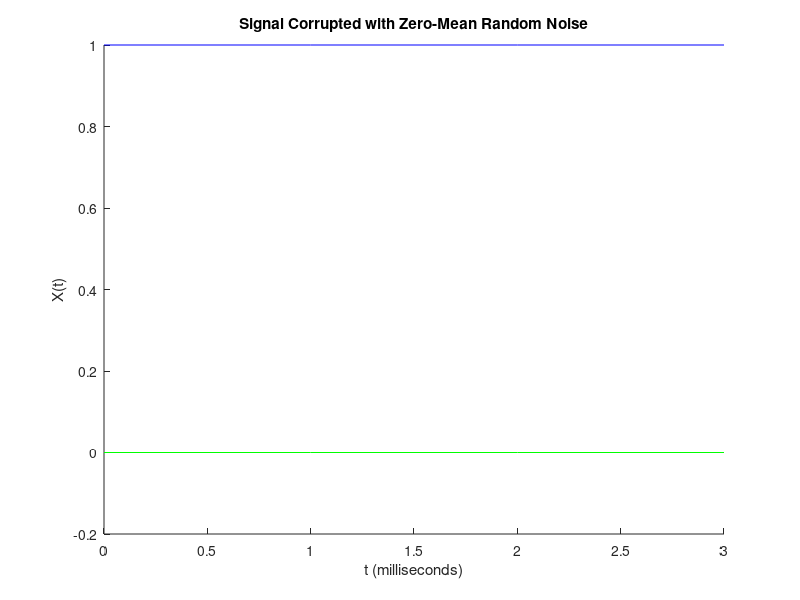
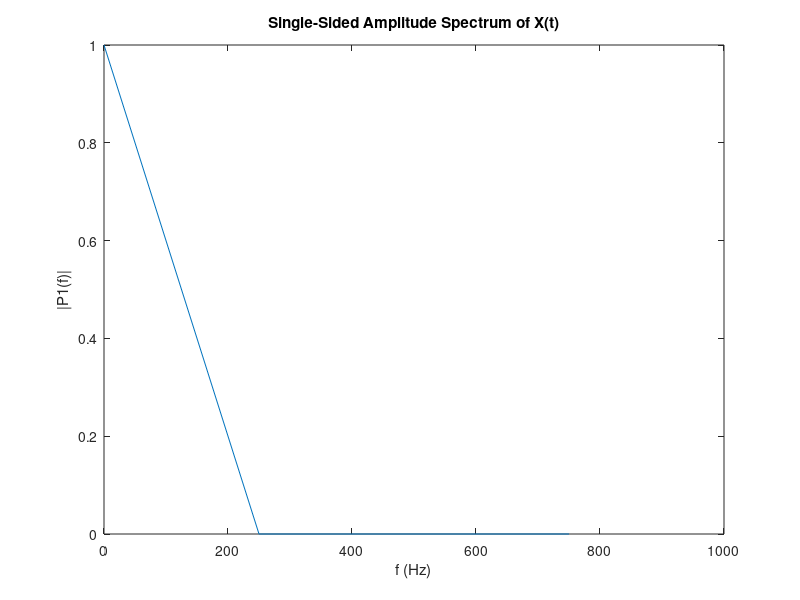

MATLAB code for these plots, in order:
Fs = 1000;            % Sampling frequency                    
T = 1/Fs;             % Sampling period       
L = 4;             % Length of signal
t = (0:L-1)*T;        % Time vector

% S = 0.7*sin(2*pi*50*t) + sin(2*pi*120*t);
S = 0*exp(1i*2*pi*50.*t )+ exp(1i*2*pi*1000.*t );
X = S + 0*randn(size(t));

figure(1)
clf
hold on
if L<50
    m = L;
else
    m = 50;
end
plot(1000*t(1:m),real(X(1:m)),'b')
plot(1000*t(1:m),imag(X(1:m)),'g')
title('Signal Corrupted with Zero-Mean Random Noise')
xlabel('t (milliseconds)')
ylabel('X(t)')

Y = fft(X);
P2 = abs(Y/L);
P1 = P2(1:L/2+1);
P1(2:end-1) = 2*P1(2:end-1);
f = Fs*(0:(L/2))/L;
fcomplex = Fs*(0:(L-1))/L;

figure(2)
plot(fcomplex,P2) 
title('Single-Sided Amplitude Spectrum of X(t)')
xlabel('f (Hz)')
ylabel('|P1(f)|')
axis([0 Fs 0 inf])

